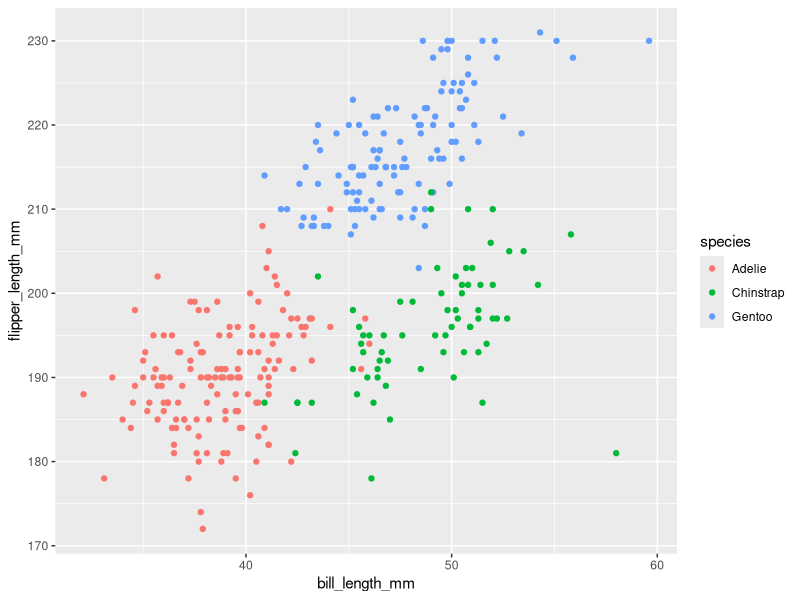
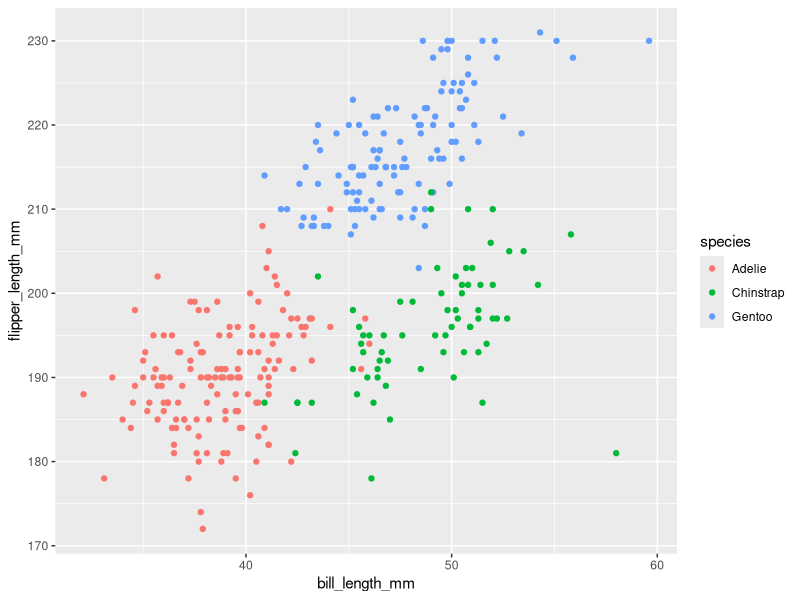
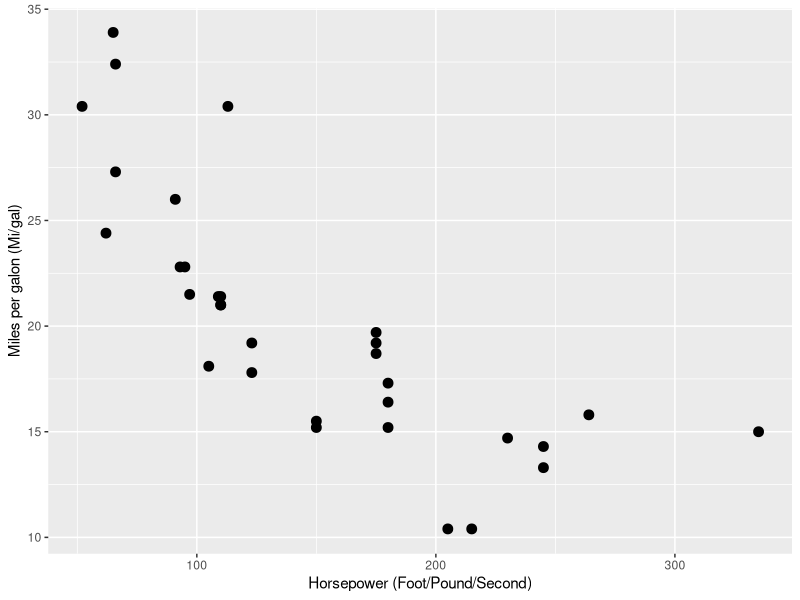
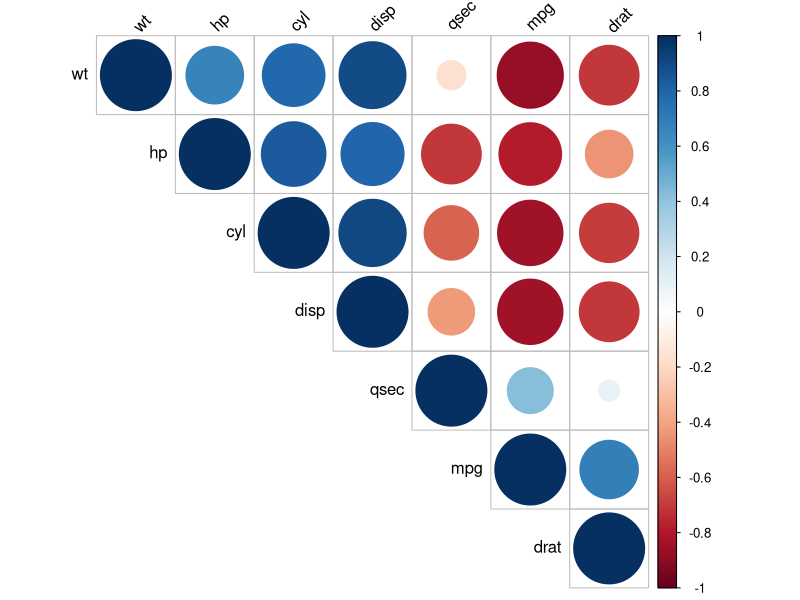
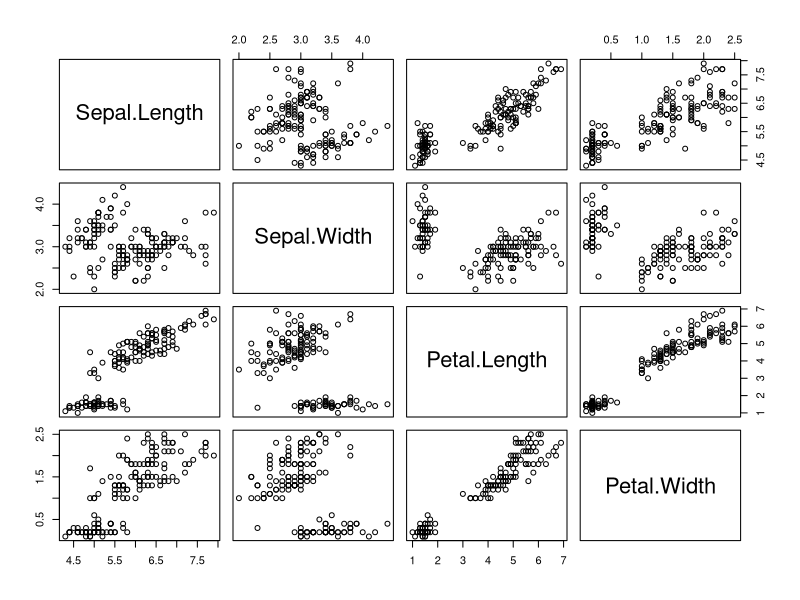
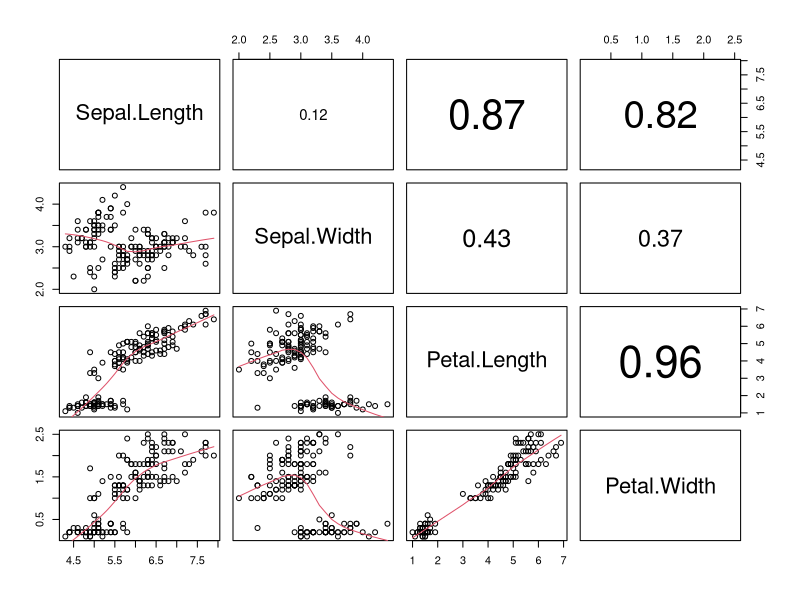
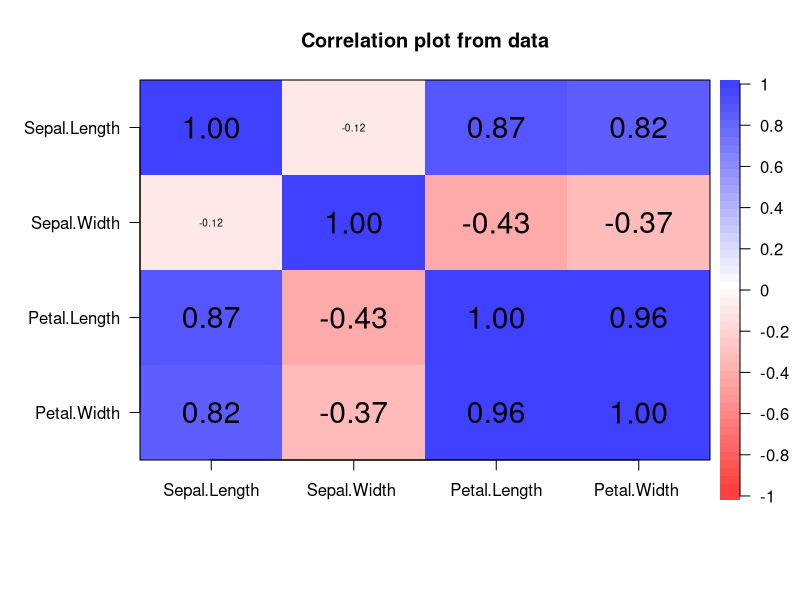
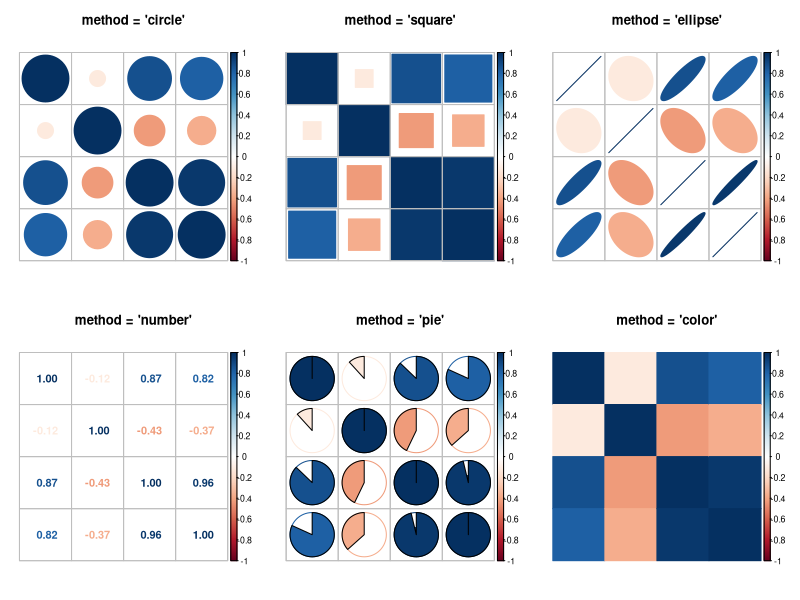

R code for these plots, in order:
## ---- chunk 1
library(tidyverse)
library(palmerpenguins)
#install.packages("gmodels")
library(gmodels)
library(kableExtra)
library(gtable)
library(ggpubr)
library(broom)


## ---- chunk 2
#| label: num_num_graph
#| 
penguins %>% 
  na.omit() %>% 
  ggplot(aes(
    x= bill_length_mm, 
    y= flipper_length_mm,
    color=species))+
  geom_point()-> num_x_num

num_x_num
## ---- chunk 3
#| 
#| 
penguins %>% 
  na.omit() %>% 
  ggplot(aes(
    x= bill_length_mm, 
    y= flipper_length_mm,
    color=species))+
  geom_point()-> num_x_num

num_x_num

## ---- chunk 4
mtcars %>% 
  ggplot(aes(hp, mpg))+
  geom_point(size=3)+
  labs(y="Miles per galon (Mi/gal)", x="Horsepower (Foot/Pound/Second)")
  
## ---- chunk 5
#| echo: true

cor.test(mtcars$hp, mtcars$mpg)

## ---- chunk 6
#| echo: true

cor.test(mtcars$hp, mtcars$mpg, method = "spearman")

## ---- chunk 7
#| echo: true

mtcars %>% 
  select(mpg:qsec) %>% 
  cor %>% 
  round(.,2)->res
res
## ---- chunk 8
#| echo: true
#| output-location: default
if (!require("corrplot")) install.packages("corrplot")

corrplot(res, type = "upper", order = "hclust", 
         tl.col = "black", tl.srt = 45)

## ---- chunk 9
#| echo: true

if (!require("Hmisc")) install.packages("Hmisc")
res2<-rcorr(res, type = c("pearson", "spearman"))
res2

## ---- chunk 10
#| echo: true
data <- iris[, 1:4] # Numerical variables
groups <- iris[, 5] # Factor variable (groups)

## ---- chunk 11

pairs(data)

## ---- chunk 12
# Function to add correlation coefficients
panel.cor <- function(x, y, digits = 2, prefix = "", cex.cor, ...) {
    usr <- par("usr")
    on.exit(par(usr))
    par(usr = c(0, 1, 0, 1))
    Cor <- abs(cor(x, y)) # Remove abs function if desired
    txt <- paste0(prefix, format(c(Cor, 0.123456789), digits = digits)[1])
    if(missing(cex.cor)) {
        cex.cor <- 0.4 / strwidth(txt)
    }
    text(0.5, 0.5, txt,
         cex = 1 + cex.cor * Cor) # Resize the text by level of correlation
}

# Plotting the correlation matrix
pairs(data,
      upper.panel = panel.cor,    # Correlation panel
      lower.panel = panel.smooth) # Smoothed regression lines
## ---- chunk 13
#| echo: true
library(psych)

corPlot(data, cex = 1.2)
## ---- chunk 14
#| echo: true
#| include: true
#| output-location: slide

par(mfrow = c(2, 3))

# Circles
corrplot(cor(data), method = "circle",
        title = "method = 'circle'",
        tl.pos = "n", mar = c(2, 1, 3, 1)) 
# Squares 
corrplot(cor(data), method = "square",
        title = "method = 'square'",
        tl.pos = "n", mar = c(2, 1, 3, 1)) 
# Ellipses
corrplot(cor(data), method = "ellipse",
         title = "method = 'ellipse'",
         tl.pos = "n", mar = c(2, 1, 3, 1)) 
# Correlations
corrplot(cor(data), method = "number",
         title = "method = 'number'",
         tl.pos = "n", mar = c(2, 1, 3, 1)) 
# Pie charts
corrplot(cor(data), method = "pie",
         title = "method = 'pie'",
         tl.pos = "n", mar = c(2, 1, 3, 1)) 
# Colors
corrplot(cor(data), method = "color",
         title = "method = 'color'",
         tl.pos = "n", mar = c(2, 1, 3, 1)) 

## ---- chunk 15
#| echo: true
#| include: true
#| output-location: slide

if (!require("GGally")) install.packages("GGally")
library(GGally)

ggpairs(penguins[,c(1,3:7)], ggplot2::aes(colour = species))
